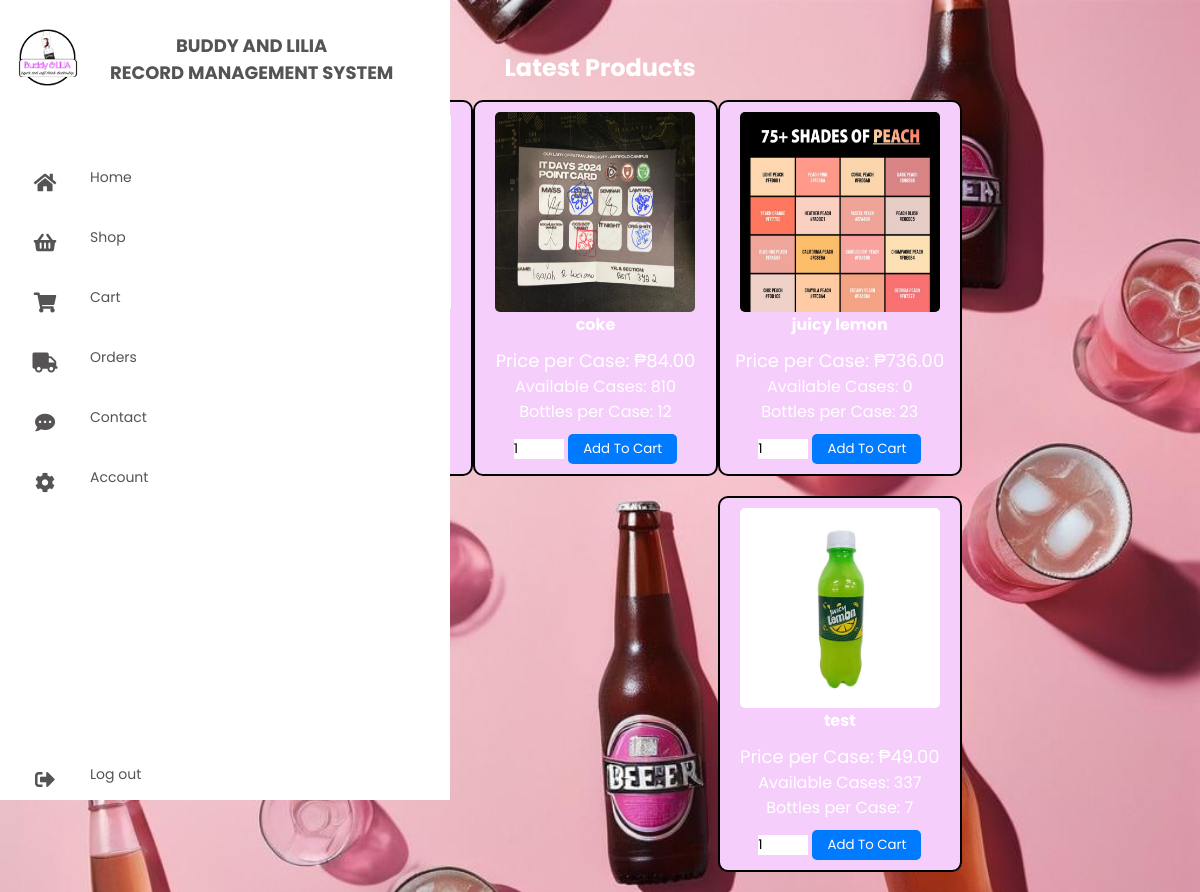
The app's page /pages/client-shop.php (signed in) with its own data.
### tables this page shows
CREATE TABLE `tblproduct` (
  `id` int(11) NOT NULL,
  `productName` varchar(255) DEFAULT NULL,
  `price` float DEFAULT NULL,
  `quantity` int(11) DEFAULT NULL,
  `bottles_per_case` int(11) DEFAULT NULL,
  `image` text DEFAULT NULL
);

### pages/client-shop.php (the view, shortened to what this page needs)
<?php
include "../php/header.php";
?>
<!DOCTYPE html>
<html lang="en">
<head>
  <link rel="stylesheet" href="../css/client-shop.css" />
  <link rel="stylesheet" href="../css/navbar.css" />
  <link rel="stylesheet" href="../css/client-dashboard.css" />
  <link rel="stylesheet" href="https://cdnjs.cloudflare.com/ajax/libs/font-awesome/5.15.4/css/all.min.css"/>
</head>
<body style="background-image: url('../images/dashboard-bg.jpg'); background-size: cover;">
  <div class="container">
    <?php
      include "client-navbar.php";
    ?>
    <div class="content">
      <section class="products">
        <h1 class="title">Latest Products</h1>
        <div class="products-grid">
          <div class="box-container">
            <?php
            $select_products = mysqli_query($conn, "SELECT * FROM `tblproduct`") or die('Query failed');
            if (mysqli_num_rows($select_products) > 0) {
                while ($fetch_products = mysqli_fetch_assoc($select_products)) {
            ?>
                  <div class="item-details">
                      <img class="image" src="<?php echo $fetch_products['image']; ?>" alt="">
                      <h4><?php echo $fetch_products['productName']; ?></h4>
                      <?php
                      $price_per_case = $fetch_products['price'] * $fetch_products['bottles_per_case'];
                      $formatted_price_per_case = number_format((float)$price_per_case, 2, '.', '');
                      $available_cases = floor($fetch_products['quantity'] / $fetch_products['bottles_per_case']);
                      ?>
                      <p class="price">Price per Case: ₱<?php echo $formatted_price_per_case; ?></p>
                      <p class="cases">Available Cases: <?php echo $available_cases; ?></p>
                      <p class="bottles-per-case">Bottles per Case: <?php echo $fetch_products['bottles_per_case']; ?></p>
                      <form action="../php/add-to-cart.php" method="post" class="box">
                          <input type="number" min="1" name="product_quantity" value="1" class="qty">
                          <input type="submit" value="Add To Cart" name="add_to_cart" class="btn">
                      </form>
                  </div>
            <?php
                }
            } else {
                echo '<p class="empty">No products added yet!</p>';
            }
            ?>
          </div>
        </div>
      </section>
    </div>
  </div>
</body>
</html>

### pages/client-navbar.php
<nav>
      <ul>
      <li>
          <a href="#" class="logo">
            <img src="../images/logo.png" alt="Company Logo">
            <span class="nav-item">Buddy and Lilia <br>Record Management System</span>
          </a>
        </li>
        <li><a href="client-dashboard.php">
          <i class="fas fa-home"></i>
          <span class="nav-item">Home</span>
        </a></li>
        <li><a href="client-shop.php">
          <i class="fas fa-shopping-basket"></i>
          <span class="nav-item">Shop</span>
        </a></li>
        <li><a href="client-cart.php">
          <i class="fas fa-shopping-cart"></i>
          <span class="nav-item">Cart</span>
        </a></li>
        <li><a href="client-transaction.php">
          <i class="fas fa-truck"></i>
          <span class="nav-item">Orders</span>
        </a></li>
        <li><a href="client-contact.php">
          <i class="fas fa-comment-dots"></i>
          <span class="nav-item">Contact</span>
        </a></li>
        <li><a href="client-setting.php">
            <i class="fas fa-cog"></i>
            <span class="nav-item">Account</span>
        </a></li>
        <li><a href="../php/logout.php" class="logout">
          <i class="fas fa-sign-out-alt"></i>
          <span class="nav-item">Log out</span>
        </a></li>
      </ul>
    </nav>

### css/client-shop.css (style rules this page uses)
.products { padding-top: 50px; width: 100%; height: 100vh; }
.title { font-size: 24px; margin-bottom: 15px; text-align: center; }
.box-container { display: flex; flex-wrap: wrap; justify-content: flex-end; align-items: flex-start; width: 90%; }
.item-details { width: 30%; margin-bottom: 20px; padding: 10px; border: 2px solid black; border-radius: 10px; text-align: center; box-sizing: border-box; background-color: #f6cefc; }
.image { width: 200px; height: 200px; border-radius: 5px; }
.price { font-size: 18px; margin-top: 10px; }
.qty { width: 50px; margin-top: 10px; }
.btn { margin-top: 10px; padding: 5px 15px; background-color: #007bff; color: #fff; border: none; border-radius: 5px; cursor: pointer; }

### css/navbar.css (style rules this page uses)
* { margin: 0; padding: 0; outline: none; border: none; text-decoration: none; box-sizing: border-box; font-family: "Poppins", sans-serif; }
body { background: rgb(226, 226, 226); font-size: 16px; color: #333; }
nav { position: sticky; top: 0; bottom: 0; height: 100vh; left: 0; width: 90px; background: #fff; overflow: hidden; transition: 1s; }
.logo { text-align: center; display: flex; margin: 10px 0 0 0; padding-bottom: 3rem; }
.logo img { width: 75px; height: 75px; border-radius: 50%; }
.logo span { font-weight: bold; padding-left: 15px; font-size: 18px; text-transform: uppercase; }
a { position: relative; width: 350px; font-size: 14px; color: rgb(85, 83, 83); display: table; padding: 10px; }
nav .fas { position: relative; width: 70px; height: 40px; top: 20px; font-size: 20px; text-align: center; }
.nav-item { position: relative; top: 12px; margin-left: 10px; }
.logout { position: absolute; bottom: 0; }
.container { display: flex; }
.container { display: flex; flex-direction: column; justify-content: center; align-items: center; height: 100vh; }

### css/client-dashboard.css (style rules this page uses)
.container { display: flex; flex-direction: column; justify-content: center; align-items: center; height: 100vh; }
nav { position: fixed; top: 0; left: 0; width: 90px; background: #fff; overflow: hidden; transition: width 1s; text-wrap: nowrap; }
.content { text-align: center; color: #fff; padding: 0 20px; }

### records on screen
tblproduct: image (picture), productName "coke", formatted_price_per_case "84.00", available_cases "810", bottles_per_case "12"
tblproduct: image (picture), productName "juicy lemon", formatted_price_per_case "736.00", available_cases "0", bottles_per_case "23"
tblproduct: image (picture), productName "test", formatted_price_per_case "49.00", available_cases "337", bottles_per_case "7"
